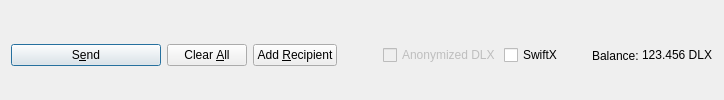
         <widget class="QFrame" name="frame_Send">
          <layout class="QHBoxLayout" name="horizontalLayout">
           <property name="bottomMargin">
            <number>0</number>
           </property>
           <item>
            <widget class="QPushButton" name="sendButton">
             <property name="minimumSize">
              <size>
               <width>150</width>
               <height>0</height>
              </size>
             </property>
             <property name="toolTip">
              <string>Confirm the send action</string>
             </property>
             <property name="text">
              <string>S&amp;end</string>
             </property>
             <property name="icon">
              <iconset resource="../diplexcoin.qrc">
               <normaloff>:/icons/send</normaloff>:/icons/send</iconset>
             </property>
             <property name="autoDefault">
              <bool>false</bool>
             </property>
             <property name="default">
              <bool>true</bool>
             </property>
            </widget>
           </item>
           <item>
            <widget class="QPushButton" name="clearButton">
             <property name="sizePolicy">
              <sizepolicy hsizetype="Minimum" vsizetype="Fixed">
               <horstretch>0</horstretch>
               <verstretch>0</verstretch>
              </sizepolicy>
             </property>
             <property name="toolTip">
              <string>Clear all fields of the form.</string>
             </property>
             <property name="text">
              <string>Clear &amp;All</string>
             </property>
             <!-- <property name="icon">
              <iconset resource="../diplexcoin.qrc">
               <normaloff>:/icons/remove</normaloff>:/icons/remove</iconset>
             </property> -->
             <property name="autoDefault">
              <bool>false</bool>
             </property>
            </widget>
           </item>
           <item>
            <widget class="QPushButton" name="addButton">
             <property name="toolTip">
              <string>Send to multiple recipients at once</string>
             </property>
             <property name="text">
              <string>Add &amp;Recipient</string>
             </property>
             <!-- <property name="icon">
              <iconset resource="../diplexcoin.qrc">
               <normaloff>:/icons/add</normaloff>:/icons/add</iconset>
             </property> -->
             <property name="autoDefault">
              <bool>false</bool>
             </property>
            </widget>
           </item>
           <item>
            <spacer name="horizontalSpacer">
             <property name="orientation">
              <enum>Qt::Horizontal</enum>
             </property>
             <property name="sizeHint" stdset="0">
              <size>
               <width>40</width>
               <height>20</height>
              </size>
             </property>
            </spacer>
           </item>
           <item>
            <layout class="QHBoxLayout" name="horizontalLayout_2">
             <property name="spacing">
              <number>3</number>
             </property>
             <item>
              <widget class="QCheckBox" name="checkzDLX">
               <property name="enabled">
                <bool>false</bool>
               </property>
               <property name="text">
                <string>Anonymized DLX</string>
               </property>
              </widget>
             </item>
             <item>
              <widget class="QCheckBox" name="checkSwiftTX">
               <property name="enabled">
                <bool>true</bool>
               </property>
               <property name="minimumSize">
                <size>
                 <width>85</width>
                 <height>0</height>
                </size>
               </property>
               <property name="text">
                <string>SwiftX</string>
               </property>
              </widget>
             </item>
             <item>
              <widget class="QLabel" name="label">
               <property name="text">
                <string>Balance:</string>
               </property>
              </widget>
             </item>
             <item>
              <widget class="QLabel" name="labelBalance">
               <property name="sizePolicy">
                <sizepolicy hsizetype="Preferred" vsizetype="Fixed">
                 <horstretch>0</horstretch>
                 <verstretch>0</verstretch>
                </sizepolicy>
               </property>
               <property name="cursor">
                <cursorShape>IBeamCursor</cursorShape>
               </property>
               <property name="text">
                <string notr="true">123.456 DLX</string>
               </property>
               <property name="textInteractionFlags">
                <set>Qt::LinksAccessibleByMouse|Qt::TextSelectableByKeyboard|Qt::TextSelectableByMouse</set>
               </property>
              </widget>
             </item>
            </layout>
           </item>
          </layout>
         </widget>
